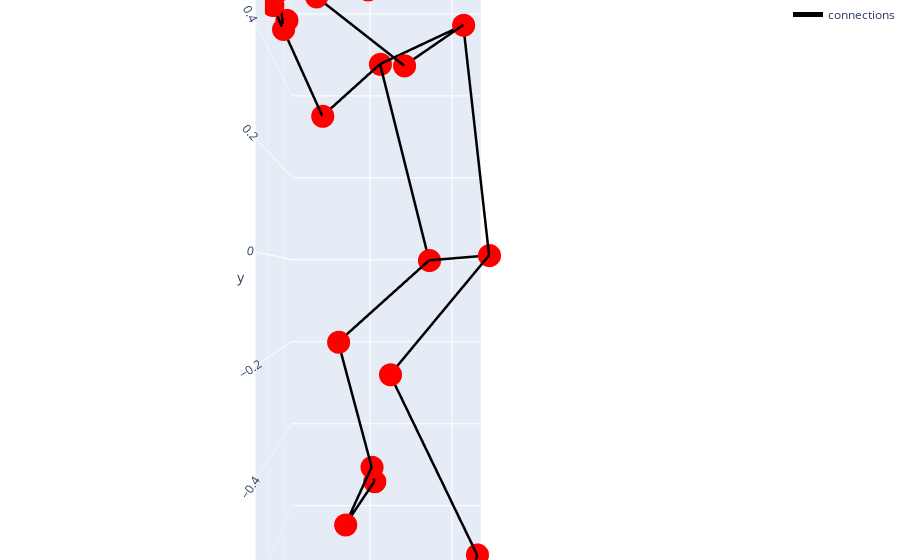

Notebook source saved alongside this figure:
### Code cell
import pandas as pd
import plotly.graph_objects as go


_PRESENCE_THRESHOLD = 0.5
_VISIBILITY_THRESHOLD = 0.5


def plot_landmarks(
    landmark_list,
    connections=None,
):
    if not landmark_list:
        return
    plotted_landmarks = {}
    for idx, landmark in enumerate(landmark_list.landmark):
        if (
            landmark.HasField("visibility")
            and landmark.visibility < _VISIBILITY_THRESHOLD
        ) or (
            landmark.HasField("presence") and landmark.presence < _PRESENCE_THRESHOLD
        ):
            continue
        plotted_landmarks[idx] = (-landmark.z, landmark.x, -landmark.y)
    if connections:
        out_cn = []
        num_landmarks = len(landmark_list.landmark)
        # Draws the connections if the start and end landmarks are both visible.
        for connection in connections:
            start_idx = connection[0]
            end_idx = connection[1]
            if not (0 <= start_idx < num_landmarks and 0 <= end_idx < num_landmarks):
                raise ValueError(
                    f"Landmark index is out of range. Invalid connection "
                    f"from landmark #{start_idx} to landmark #{end_idx}."
                )
            if start_idx in plotted_landmarks and end_idx in plotted_landmarks:
                landmark_pair = [
                    plotted_landmarks[start_idx],
                    plotted_landmarks[end_idx],
                ]
                out_cn.append(
                    dict(
                        xs=[landmark_pair[0][0], landmark_pair[1][0]],
                        ys=[landmark_pair[0][1], landmark_pair[1][1]],
                        zs=[landmark_pair[0][2], landmark_pair[1][2]],
                    )
                )
        cn2 = {"xs": [], "ys": [], "zs": []}
        for pair in out_cn:
            for k in pair.keys():
                cn2[k].append(pair[k][0])
                cn2[k].append(pair[k][1])
                cn2[k].append(None)

    df = pd.DataFrame(plotted_landmarks).T.rename(columns={0: "z", 1: "x", 2: "y"})
    df["lm"] = df.index.map(lambda s: mp_holistic.PoseLandmark(s).name).values
    fig = (
        px.scatter_3d(df, x="z", y="x", z="y", hover_name="lm")
        .update_traces(marker={"color": "red"})
        .update_layout(
            margin={"l": 0, "r": 0, "t": 0, "b": 0},
            scene={"camera": {"eye": {"x": 2.1, "y": 0, "z": 0}}},
        )
    )
    fig.add_traces(
        [
            go.Scatter3d(
                x=cn2["xs"],
                y=cn2["ys"],
                z=cn2["zs"],
                mode="lines",
                line={"color": "black", "width": 5},
                name="connections",
            )
        ]
    )

    return fig

plot_landmarks(results, connection)

### Figure 1 — Plotly figure (JSON) as saved in the notebook; plotly's stock layout.template omitted (floating-point values rounded to 4 significant figures)
{"data": [{"hovertemplate": "<b>%{hovertext}</b><br><br>z=%{x}<br>x=%{y}<br>y=%{z}<extra></extra>", "hovertext": ["NOSE", "LEFT_EYE_INNER", "LEFT_EYE", "LEFT_EYE_OUTER", "RIGHT_EYE_INNER", "RIGHT_EYE", "RIGHT_EYE_OUTER", "LEFT_EAR", "RIGHT_EAR", "MOUTH_LEFT", "MOUTH_RIGHT", "LEFT_SHOULDER", "RIGHT_SHOULDER", "LEFT_ELBOW", "RIGHT_ELBOW", "LEFT_WRIST", "RIGHT_WRIST", "LEFT_PINKY", "RIGHT_PINKY", "LEFT_INDEX", "RIGHT_INDEX", "LEFT_THUMB", "RIGHT_THUMB", "LEFT_HIP", "RIGHT_HIP", "LEFT_KNEE", "RIGHT_KNEE", "LEFT_ANKLE", "RIGHT_ANKLE", "LEFT_HEEL", "RIGHT_HEEL", "LEFT_FOOT_INDEX", "RIGHT_FOOT_INDEX"], "legendgroup": "", "marker": {"color": "red", "symbol": "circle"}, "mode": "markers", "name": "", "scene": "scene", "showlegend": false, "type": "scatter3d", "x": [0.1153, 0.126, 0.1276, 0.1257, 0.1026, 0.1028, 0.09907, 0.1005, -0.01195, 0.1133, 0.07861, 0.1482, -0.1036, 0.2607, -0.01485, 0.2861, 0.1911, 0.3186, 0.2357, 0.3123, 0.227, 0.2857, 0.196, 0.09231, -0.09262, 0.1879, -0.0158, 0.1534, -0.1117, 0.1531, -0.1165, 0.2189, -0.06966], "y": [-0.2169, -0.1989, -0.1993, -0.1989, -0.2204, -0.2184, -0.2188, -0.08646, -0.1687, -0.1767, -0.1998, -0.004005, -0.1752, -0.1268, -0.3052, -0.288, -0.3628, -0.3247, -0.3762, -0.3146, -0.3639, -0.2946, -0.3555, 0.05689, -0.0581, -0.1526, -0.2693, 0.02332, -0.1955, 0.04118, -0.189, -0.01671, -0.2566], "z": [0.5941, 0.6291, 0.629, 0.6292, 0.6308, 0.6321, 0.631, 0.6202, 0.6315, 0.5674, 0.5693, 0.4678, 0.469, 0.3497, 0.3226, 0.4675, 0.4434, 0.4842, 0.4723, 0.5224, 0.5053, 0.4886, 0.4592, 0.002665, -0.002498, -0.2357, -0.1902, -0.6046, -0.5009, -0.6485, -0.5371, -0.7309, -0.6248]}, {"line": {"color": "black", "width": 5}, "mode": "lines", "name": "connections", "type": "scatter3d", "x": [0.2861, 0.2857, null, 0.1911, 0.227, null, 0.2357, 0.227, null, 0.1257, 0.1005, null, -0.01485, 0.1911, null, 0.09231, 0.1879, null, -0.1117, -0.1165, null, 0.1482, 0.09231, null, 0.1534, 0.2189, null, 0.09907, -0.01195, null, 0.2861, 0.3186, null, -0.09262, -0.0158, null, 0.1911, 0.196, null, 0.1026, 0.1028, null, 0.1028, 0.09907, null, 0.1531, 0.2189, null, -0.1036, -0.09262, null, 0.09231, -0.09262, null, 0.1153, 0.126, null, 0.1133, 0.07861, null, 0.126, 0.1276, null, 0.1153, 0.1026, null, 0.1482, 0.2607, null, -0.1165, -0.06966, null, -0.1117, -0.06966, null, 0.2861, 0.3123, null, 0.1911, 0.2357, null, 0.1879, 0.1534, null, -0.0158, -0.1117, null, -0.1036, -0.01485, null, 0.3186, 0.3123, null, 0.1276, 0.1257, null, 0.1482, -0.1036, null, 0.1534, 0.1531, null, 0.2607, 0.2861, null], "y": [-0.288, -0.2946, null, -0.3628, -0.3639, null, -0.3762, -0.3639, null, -0.1989, -0.08646, null, -0.3052, -0.3628, null, 0.05689, -0.1526, null, -0.1955, -0.189, null, -0.004005, 0.05689, null, 0.02332, -0.01671, null, -0.2188, -0.1687, null, -0.288, -0.3247, null, -0.0581, -0.2693, null, -0.3628, -0.3555, null, -0.2204, -0.2184, null, -0.2184, -0.2188, null, 0.04118, -0.01671, null, -0.1752, -0.0581, null, 0.05689, -0.0581, null, -0.2169, -0.1989, null, -0.1767, -0.1998, null, -0.1989, -0.1993, null, -0.2169, -0.2204, null, -0.004005, -0.1268, null, -0.189, -0.2566, null, -0.1955, -0.2566, null, -0.288, -0.3146, null, -0.3628, -0.3762, null, -0.1526, 0.02332, null, -0.2693, -0.1955, null, -0.1752, -0.3052, null, -0.3247, -0.3146, null, -0.1993, -0.1989, null, -0.004005, -0.1752, null, 0.02332, 0.04118, null, -0.1268, -0.288, null], "z": [0.4675, 0.4886, null, 0.4434, 0.5053, null, 0.4723, 0.5053, null, 0.6292, 0.6202, null, 0.3226, 0.4434, null, 0.002665, -0.2357, null, -0.5009, -0.5371, null, 0.4678, 0.002665, null, -0.6046, -0.7309, null, 0.631, 0.6315, null, 0.4675, 0.4842, null, -0.002498, -0.1902, null, 0.4434, 0.4592, null, 0.6308, 0.6321, null, 0.6321, 0.631, null, -0.6485, -0.7309, null, 0.469, -0.002498, null, 0.002665, -0.002498, null, 0.5941, 0.6291, null, 0.5674, 0.5693, null, 0.6291, 0.629, null, 0.5941, 0.6308, null, 0.4678, 0.3497, null, -0.5371, -0.6248, null, -0.5009, -0.6248, null, 0.4675, 0.5224, null, 0.4434, 0.4723, null, -0.2357, -0.6046, null, -0.1902, -0.5009, null, 0.469, 0.3226, null, 0.4842, 0.5224, null, 0.629, 0.6292, null, 0.4678, 0.469, null, -0.6046, -0.6485, null, 0.3497, 0.4675, null]}], "layout": {"legend": {"tracegroupgap": 0}, "margin": {"b": 0, "l": 0, "r": 0, "t": 0}, "scene": {"camera": {"eye": {"x": 2.1, "y": 0, "z": 0}}, "domain": {"x": [0, 1], "y": [0, 1]}, "xaxis": {"title": {"text": "z"}}, "yaxis": {"title": {"text": "x"}}, "zaxis": {"title": {"text": "y"}}}}}
